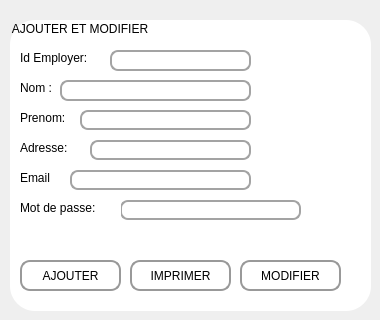
       <widget class="QWidget" name="page_5">
        <widget class="QGroupBox" name="add_2">
         <property name="geometry">
          <rect>
           <x>10</x>
           <y>20</y>
           <width>361</width>
           <height>291</height>
          </rect>
         </property>
         <property name="styleSheet">
          <string notr="true">font: 75 12pt &quot;System&quot;;
border-radius:25px;
background-color:white;</string>
         </property>
         <property name="title">
          <string>AJOUTER ET MODIFIER</string>
         </property>
         <widget class="QLabel" name="label_45">
          <property name="geometry">
           <rect>
            <x>10</x>
            <y>30</y>
            <width>131</width>
            <height>16</height>
           </rect>
          </property>
          <property name="text">
           <string>Id Employer:</string>
          </property>
         </widget>
         <widget class="QLabel" name="label_46">
          <property name="geometry">
           <rect>
            <x>10</x>
            <y>60</y>
            <width>161</width>
            <height>16</height>
           </rect>
          </property>
          <property name="text">
           <string>Nom :</string>
          </property>
         </widget>
         <widget class="QLabel" name="label_47">
          <property name="geometry">
           <rect>
            <x>10</x>
            <y>90</y>
            <width>171</width>
            <height>16</height>
           </rect>
          </property>
          <property name="text">
           <string>Prenom:</string>
          </property>
         </widget>
         <widget class="QLabel" name="label_50">
          <property name="geometry">
           <rect>
            <x>10</x>
            <y>120</y>
            <width>71</width>
            <height>16</height>
           </rect>
          </property>
          <property name="text">
           <string>Adresse:</string>
          </property>
         </widget>
         <widget class="QLabel" name="label_51">
          <property name="geometry">
           <rect>
            <x>10</x>
            <y>150</y>
            <width>201</width>
            <height>16</height>
           </rect>
          </property>
          <property name="text">
           <string>Email</string>
          </property>
         </widget>
         <widget class="QLineEdit" name="id_2">
          <property name="geometry">
           <rect>
            <x>100</x>
            <y>30</y>
            <width>141</width>
            <height>21</height>
           </rect>
          </property>
          <property name="styleSheet">
           <string notr="true">
QLineEdit{
border:2px solid rgb(163, 163, 163);
/*border:	rgb(179, 179, 179);*/
border-radius:8px;
/*color:rgb(165, 165, 165);*/
padding-left:8px;
padding-right:8px;
/*background-color:rgb(255, 255, 255);*/}
QLineEdit:hover{
border:2px solid rgb(48,50,62);
border-radius:8px;
}
QLineEdit:focus{
border:2px solid rgb(163, 163, 163);
border-radius:8px;}</string>
          </property>
         </widget>
         <widget class="QLineEdit" name="adresse">
          <property name="geometry">
           <rect>
            <x>80</x>
            <y>120</y>
            <width>161</width>
            <height>20</height>
           </rect>
          </property>
          <property name="styleSheet">
           <string notr="true">
QLineEdit{
border:2px solid rgb(163, 163, 163);
/*border:	rgb(179, 179, 179);*/
border-radius:8px;
/*color:rgb(165, 165, 165);*/
padding-left:8px;
padding-right:8px;
/*background-color:rgb(255, 255, 255);*/}
QLineEdit:hover{
border:2px solid rgb(48,50,62);
border-radius:8px;
}
QLineEdit:focus{
border:2px solid rgb(163, 163, 163);
border-radius:8px;}</string>
          </property>
         </widget>
         <widget class="QLineEdit" name="mdp">
          <property name="geometry">
           <rect>
            <x>110</x>
            <y>180</y>
            <width>181</width>
            <height>20</height>
           </rect>
          </property>
          <property name="styleSheet">
           <string notr="true">

QLineEdit{
border:2px solid rgb(163, 163, 163);
/*border:	rgb(179, 179, 179);*/
border-radius:8px;
/*color:rgb(165, 165, 165);*/
padding-left:8px;
padding-right:8px;
/*background-color:rgb(255, 255, 255);*/}
QLineEdit:hover{
border:2px solid rgb(48,50,62);
border-radius:8px;
}
QLineEdit:focus{
border:2px solid rgb(163, 163, 163);
border-radius:8px;}</string>
          </property>
         </widget>
         <widget class="QLineEdit" name="prenom">
          <property name="geometry">
           <rect>
            <x>70</x>
            <y>90</y>
            <width>171</width>
            <height>20</height>
           </rect>
          </property>
          <property name="styleSheet">
           <string notr="true">
QLineEdit{
border:2px solid rgb(163, 163, 163);
/*border:	rgb(179, 179, 179);*/
border-radius:8px;
/*color:rgb(165, 165, 165);*/
padding-left:8px;
padding-right:8px;
/*background-color:rgb(255, 255, 255);*/}
QLineEdit:hover{
border:2px solid rgb(48,50,62);
border-radius:8px;
}
QLineEdit:focus{
border:2px solid rgb(163, 163, 163);
border-radius:8px;}</string>
          </property>
         </widget>
         <widget class="QLineEdit" name="nom_em">
          <property name="geometry">
           <rect>
            <x>50</x>
            <y>60</y>
            <width>191</width>
            <height>21</height>
           </rect>
          </property>
          <property name="styleSheet">
           <string notr="true">
QLineEdit{
border:2px solid rgb(163, 163, 163);
/*border:	rgb(179, 179, 179);*/
border-radius:8px;
/*color:rgb(165, 165, 165);*/
padding-left:8px;
padding-right:8px;
/*background-color:rgb(255, 255, 255);*/}
QLineEdit:hover{
border:2px solid rgb(48,50,62);
border-radius:8px;
}
QLineEdit:focus{
border:2px solid rgb(163, 163, 163);
border-radius:8px;}</string>
          </property>
         </widget>
         <widget class="QPushButton" name="ajouter_Employer">
          <property name="geometry">
           <rect>
            <x>10</x>
            <y>240</y>
            <width>101</width>
            <height>31</height>
           </rect>
          </property>
          <property name="styleSheet">
           <string notr="true">
QPushButton{
border-style:solid;
border-width: 2px;
border-color: #999999;
border-radius: 10px;
/*background-color:rgb(58, 122, 62);*/

background-color: qlineargradient(x1: 0, y1: 0, x2: 0, y2: 1,
stop: 0 #CCCCCC, stop: 1 #AAAAAA);
}
QPushButton:hover{
background-color:#0077b6;

color:rgb(255,255,255);
 
}
QPushButton:pressed{
background-color:#0077b6;}</string>
          </property>
          <property name="text">
           <string>AJOUTER</string>
          </property>
          <property name="icon">
           <iconset resource="res.qrc">
            <normaloff>:/prefix/new/res/plus-circle.png</normaloff>:/prefix/new/res/plus-circle.png</iconset>
          </property>
         </widget>
         <widget class="QPushButton" name="modifier_2">
          <property name="geometry">
           <rect>
            <x>230</x>
            <y>240</y>
            <width>101</width>
            <height>31</height>
           </rect>
          </property>
          <property name="styleSheet">
           <string notr="true">
QPushButton{
border-style:solid;
border-width: 2px;
border-color: #999999;
border-radius: 10px;
/*background-color:rgb(58, 122, 62);*/

background-color: qlineargradient(x1: 0, y1: 0, x2: 0, y2: 1,
stop: 0 #CCCCCC, stop: 1 #AAAAAA);
}
QPushButton:hover{
background-color:#0077b6;

color:rgb(255,255,255);
 
}
QPushButton:pressed{
background-color:#0077b6;}</string>
          </property>
          <property name="text">
           <string>MODIFIER</string>
          </property>
          <property name="icon">
           <iconset resource="res.qrc">
            <normaloff>:/prefix/new/res/edit.png</normaloff>:/prefix/new/res/edit.png</iconset>
          </property>
         </widget>
         <widget class="QPushButton" name="imprimer_2">
          <property name="geometry">
           <rect>
            <x>120</x>
            <y>240</y>
            <width>101</width>
            <height>31</height>
           </rect>
          </property>
          <property name="styleSheet">
           <string notr="true">
QPushButton{
border-style:solid;
border-width: 2px;
border-color: #999999;
border-radius: 10px;
/*background-color:rgb(58, 122, 62);*/

background-color: qlineargradient(x1: 0, y1: 0, x2: 0, y2: 1,
stop: 0 #CCCCCC, stop: 1 #AAAAAA);
}
QPushButton:hover{
background-color:#0077b6;

color:rgb(255,255,255);
 
}
QPushButton:pressed{
background-color:#0077b6;}</string>
          </property>
          <property name="text">
           <string>IMPRIMER</string>
          </property>
          <property name="icon">
           <iconset resource="res.qrc">
            <normaloff>:/prefix/new/res/imprimer.png</normaloff>:/prefix/new/res/imprimer.png</iconset>
          </property>
         </widget>
         <widget class="QLabel" name="label_52">
          <property name="geometry">
           <rect>
            <x>10</x>
            <y>180</y>
            <width>101</width>
            <height>16</height>
           </rect>
          </property>
          <property name="text">
           <string>Mot de passe:</string>
          </property>
         </widget>
         <widget class="QLineEdit" name="email">
          <property name="geometry">
           <rect>
            <x>60</x>
            <y>150</y>
            <width>181</width>
            <height>20</height>
           </rect>
          </property>
          <property name="styleSheet">
           <string notr="true">

QLineEdit{
border:2px solid rgb(163, 163, 163);
/*border:	rgb(179, 179, 179);*/
border-radius:8px;
/*color:rgb(165, 165, 165);*/
padding-left:8px;
padding-right:8px;
/*background-color:rgb(255, 255, 255);*/}
QLineEdit:hover{
border:2px solid rgb(48,50,62);
border-radius:8px;
}
QLineEdit:focus{
border:2px solid rgb(163, 163, 163);
border-radius:8px;}</string>
          </property>
         </widget>
        </widget>
       </widget>
